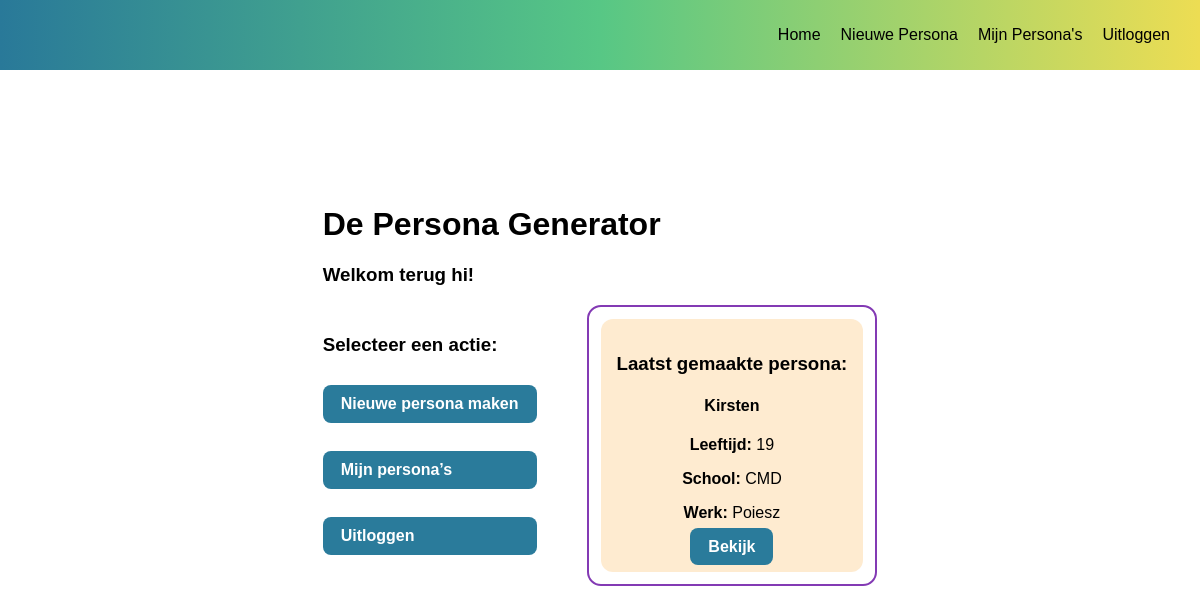
The page /dashboard (signed in) on the database its author committed.
### models.py (models this page shows, shortened)
class User(db.Model):
    id = db.Column(db.Integer, primary_key=True)
    username = db.Column(db.String(80), unique=True, nullable=False)
    password = db.Column(db.String(200), nullable=False)
    personas = db.relationship('Persona', backref='user')

class Persona(db.Model):
    id = db.Column(db.Integer, primary_key=True)
    naam = db.Column(db.String(100))
    geslacht = db.Column(db.String(20))
    leeftijd = db.Column(db.Integer)
    school = db.Column(db.Text)
    werk = db.Column(db.Text)
    doelen = db.Column(db.Text)
    frustraties = db.Column(db.Text)
    extravert = db.Column(db.Integer)
    creatief = db.Column(db.Integer)
    intuitief = db.Column(db.Integer)
    stress = db.Column(db.Integer)
    user_id = db.Column(db.Integer, db.ForeignKey('user.id'))
    stijl = db.Column(db.String(20), default="default")

### app.py (the view)
@app.route('/dashboard')
def dashboard():
    if 'user_id' not in session:
        return redirect('/login')
    user = User.query.get(session['user_id'])
    laatste_persona = Persona.query.filter_by(
        user_id=session['user_id']
    ).order_by(Persona.id.desc()).first()
    return render_template(
        'dashboard.html',
        user=user,
        laatste_persona=laatste_persona
    )

### templates/dashboard.html
{% extends "base.html" %}
{% block content %}
<h1>De Persona Generator</h1>
<h3>Welkom terug {{ user.username }}!</h3>
<div class="dashboard">
    {% if laatste_persona %}
    <div class="persona-overzicht">
        <div class="persona-kaart {{ laatste_persona.stijl or 'default' }}">
            <div class="persona-kaart-inner">
                <h3>Laatst gemaakte persona:</h3>
                <h4>{{ laatste_persona.naam }}</h4>
                <p><strong>Leeftijd:</strong> {{ laatste_persona.leeftijd }}</p>
                <p><strong>School:</strong> {{ laatste_persona.school }}</p>
                <p><strong>Werk:</strong> {{ laatste_persona.werk }}</p>
                <div class="actie-knoppen">
                    <a href="{{ url_for('view_persona', persona_id=laatste_persona.id) }}" class="button">
                        Bekijk
                    </a>
                </div>
            </div>
        </div>
    </div>
    {% else %}
    <div class="geen_persona">
        <p><em>Maak je eerste persona</em></p>
        <a href="{{ url_for('stap1') }}" class="button">Persona maken</a>
    </div>
    {% endif %}
    <div class="dashboard-knoppen">
        <h3>Selecteer een actie:</h3>
        <a href="{{ url_for('stap1') }}" class="button">Nieuwe persona maken</a><br>
        <a href="{{ url_for('personas') }}" class="button">Mijn persona’s</a><br>
        <a href="{{ url_for('logout') }}" class="button">Uitloggen</a>
    </div>
</div>
{% endblock %}

### static/style.css (style rules this page uses)
* { box-sizing: border-box; font-family: Arial, Helvetica, sans-serif; }
body { margin: 0; height: 100vh; display: flex; align-items: center; justify-content: center; }
.button { margin-top: 10px; padding: 10px 18px; border: none; background: #2A7B9B; color: white; font-weight: 600; border-radius: 8px; cursor: pointer; text-decoration: none; }
.dashboard-knoppen { display: flex; flex-direction: column; margin-bottom: 20px; }
.dashboard { margin-bottom: 30px; display: flex; flex-direction: row-reverse; gap: 50px; align-items: center; }
.persona-overzicht { display: flex; gap: 20px; }
.persona-kaart { border-radius: 14px; padding: 12px; }
.persona-kaart-inner { padding: 16px; border-radius: 12px; text-align: center; }
.persona-kaart.stijl1 { border: 2px solid #833AB4; }
.persona-kaart.stijl1 .persona-kaart-inner { background: rgba(252, 176, 69, 0.25); }

### rows shown on the page
User: username "hi"
Persona: naam "Kirsten", leeftijd "19", school "CMD", werk "Poiesz"
